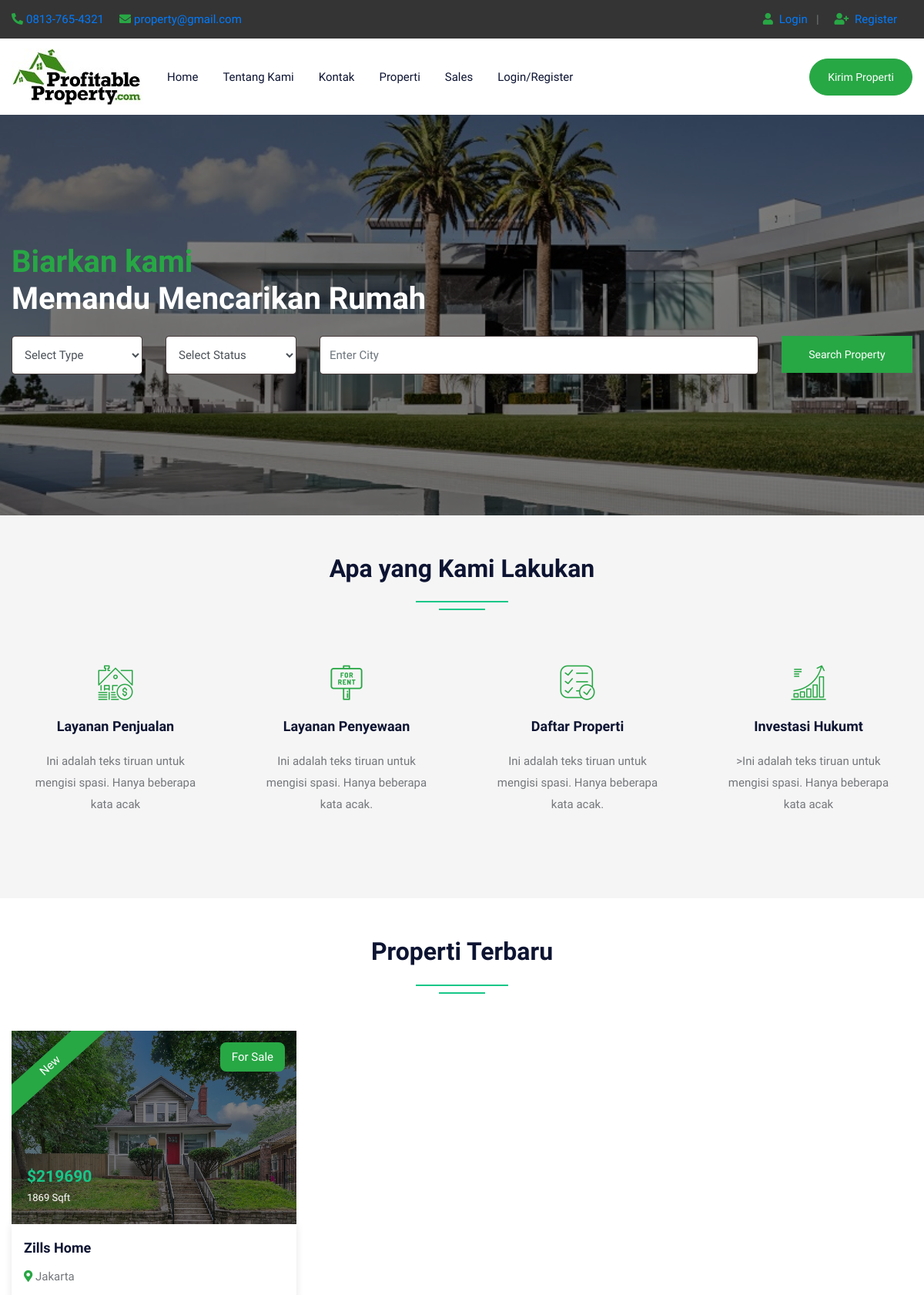
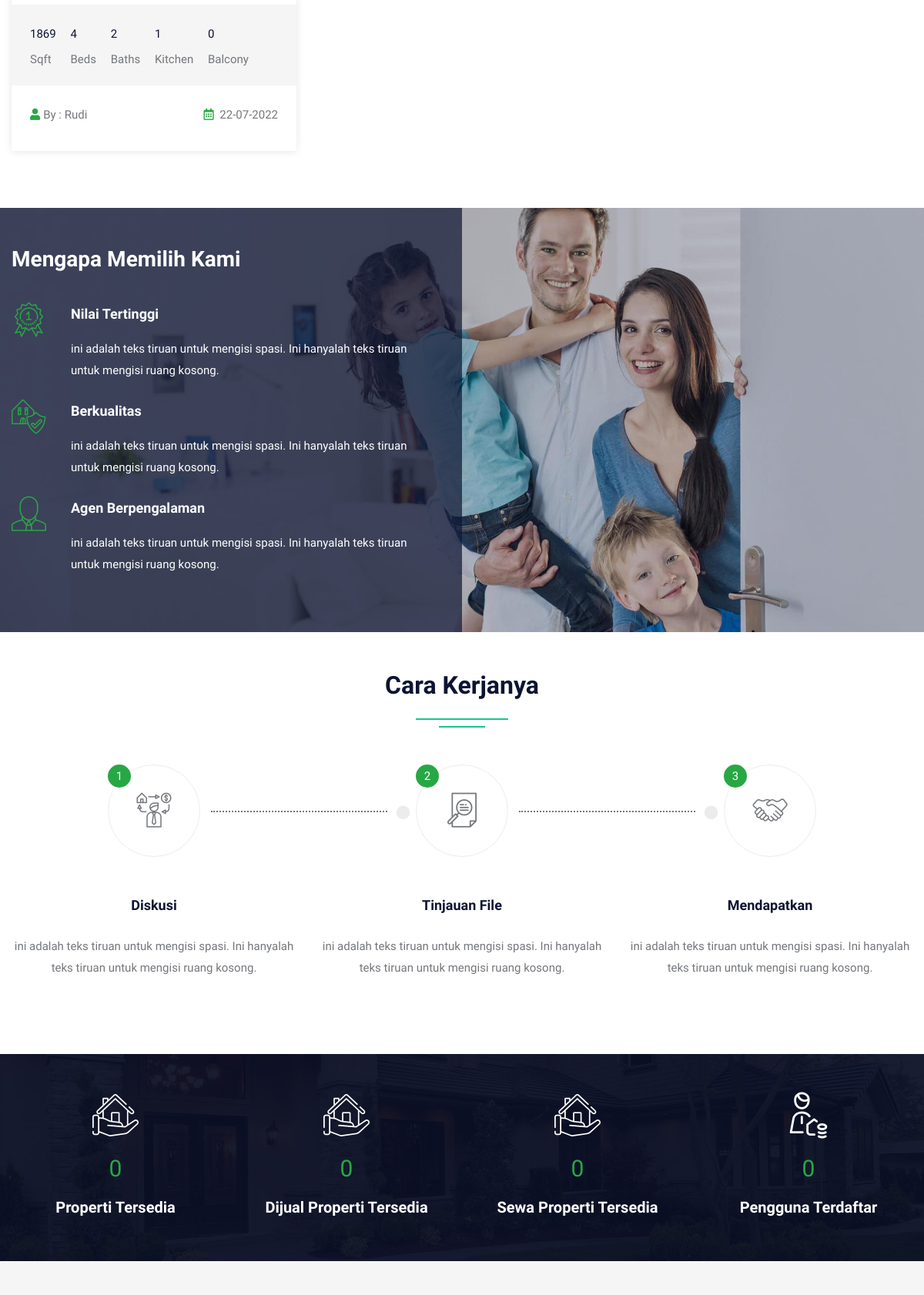
The page / (upper part) on the database its author committed (2 pictures, top to bottom).
### tables this page shows
CREATE TABLE `property` (
  `pid` int(50) NOT NULL,
  `title` varchar(200) NOT NULL,
  `pcontent` longtext NOT NULL,
  `type` varchar(100) NOT NULL,
  `bhk` varchar(50) NOT NULL,
  `stype` varchar(100) NOT NULL,
  `bedroom` int(50) NOT NULL,
  `bathroom` int(50) NOT NULL,
  `balcony` int(50) NOT NULL,
  `kitchen` int(50) NOT NULL,
  `hall` int(50) NOT NULL,
  `floor` varchar(50) NOT NULL,
  `size` int(50) NOT NULL,
  `price` int(50) NOT NULL,
  `location` varchar(200) NOT NULL,
  `city` varchar(100) NOT NULL,
  `state` varchar(100) NOT NULL,
  `feature` longtext NOT NULL,
  `pimage` varchar(300) NOT NULL,
  `pimage1` varchar(300) NOT NULL,
  `pimage2` varchar(300) NOT NULL,
  `pimage3` varchar(300) NOT NULL,
  `pimage4` varchar(300) NOT NULL,
  `uid` int(50) NOT NULL,
  `status` varchar(50) NOT NULL,
  `mapimage` varchar(300) NOT NULL,
  `topmapimage` varchar(300) NOT NULL,
  `groundmapimage` varchar(300) NOT NULL,
  `totalfloor` varchar(50) NOT NULL,
  `date` datetime NOT NULL DEFAULT current_timestamp(),
  `isFeatured` int(11) DEFAULT NULL
);

CREATE TABLE `user` (
  `uid` int(50) NOT NULL,
  `uname` varchar(100) NOT NULL,
  `uemail` varchar(100) NOT NULL,
  `uphone` varchar(20) NOT NULL,
  `upass` varchar(50) NOT NULL,
  `utype` varchar(50) NOT NULL,
  `uimage` varchar(300) NOT NULL
);

### index.php (the view, shortened to what the rows shown need)
<!DOCTYPE html>
<html lang="en">
<head>
<link rel="stylesheet" type="text/css" href="css/bootstrap.min.css">
<link rel="stylesheet" type="text/css" href="css/bootstrap-slider.css">
<link rel="stylesheet" type="text/css" href="css/jquery-ui.css">
<link rel="stylesheet" type="text/css" href="css/layerslider.css">
<link rel="stylesheet" type="text/css" href="css/color.css" id="color-change">
<link rel="stylesheet" type="text/css" href="css/owl.carousel.min.css">
<link rel="stylesheet" type="text/css" href="css/font-awesome.min.css">
<link rel="stylesheet" type="text/css" href="fonts/flaticon/flaticon.css">
<link rel="stylesheet" type="text/css" href="css/style.css">
</head>
<body>
<div id="page-wrapper">
    <div class="row">
		<?php include("include/header.php");?>
        <div class="overlay-black w-100 slider-banner1 position-relative" style="background-image: url('images/banner/images2.jpg'); background-size: cover; background-position: center center; background-repeat: no-repeat;">
            <div class="container h-100">
                <div class="row h-100 align-items-center">
                    <div class="col-lg-12">
                        <div class="text-white">
                            <h1 class="mb-4"><span class="text-success">Biarkan kami</span><br>
                            Memandu Mencarikan Rumah</h1>
                        </div>
                    </div>
                </div>
            </div>
        </div>
        <div class="full-row bg-gray">
            <div class="container">
                <div class="row">
                    <div class="col-lg-12">
                        <h2 class="text-secondary double-down-line text-center mb-5">Apa yang Kami Lakukan</h2></div>
                </div>
            </div>
        </div>
        <div class="full-row">
            <div class="container">
                <div class="row">
                    <div class="col-md-12">
                        <h2 class="text-secondary double-down-line text-center mb-4">Properti Terbaru</h2>
                    </div>
                    <div class="col-md-12">
                        <div class="tab-content mt-4" id="pills-tabContent">
                            <div class="tab-pane fade show active" id="pills-home" role="tabpanel" aria-labelledby="pills-home">
                                <div class="row">
									<?php $query=mysqli_query($con,"SELECT property.*, user.uname,user.utype,user.uimage FROM `property`,`user` WHERE property.uid=user.uid ORDER BY date DESC LIMIT 9");
										while($row=mysqli_fetch_array($query))
										{
									?>
                                    <div class="col-md-6 col-lg-4">
                                        <div class="featured-thumb hover-zoomer mb-4">
                                            <div class="overlay-black overflow-hidden position-relative"> <img src="admin/property/<?php echo $row['18'];?>" alt="pimage">
                                                <div class="featured bg-success text-white">New</div>
                                                <div class="sale bg-success text-white text-capitalize">For <?php echo $row['5'];?></div>
                                                <div class="price text-primary"><b>$<?php echo $row['13'];?> </b><span class="text-white"><?php echo $row['12'];?> Sqft</span></div>
                                            </div>
                                            <div class="featured-thumb-data shadow-one">
                                                <div class="p-3">
                                                    <h5 class="text-secondary hover-text-success mb-2 text-capitalize"><a href="propertydetail.php?pid=<?php echo $row['0'];?>"><?php echo $row['1'];?></a></h5>
                                                    <span class="location text-capitalize"><i class="fas fa-map-marker-alt text-success"></i> <?php echo $row['14'];?></span> </div>
                                                <div class="bg-gray quantity px-4 pt-4">
                                                    <ul>
                                                        <li><span><?php echo $row['12'];?></span> Sqft</li>
                                                        <li><span><?php echo $row['6'];?></span> Beds</li>
                                                        <li><span><?php echo $row['7'];?></span> Baths</li>
                                                        <li><span><?php echo $row['9'];?></span> Kitchen</li>
                                                        <li><span><?php echo $row['8'];?></span> Balcony</li>
                                                    </ul>
                                                </div>
                                                <div class="p-4 d-inline-block w-100">
                                                    <div class="float-left text-capitalize"><i class="fas fa-user text-success mr-1"></i>By : <?php echo $row['uname'];?></div>
                                                    <div class="float-right"><i class="far fa-calendar-alt text-success mr-1"></i> <?php echo date('d-m-Y', strtotime($row['date']));?></div>
                                                </div>
                                            </div>
                                        </div>
                                    </div>
									<?php } ?>
                                </div>
                            </div>
                        </div>
                    </div>
                </div>
            </div>
        </div>
        <div class="full-row">
            <div class="container">
                <div class="row">
                    <div class="col-lg-12">
                        <h2 class="text-secondary double-down-line text-center mb-5">Cara Kerjanya</h2>
                        </div>
                </div>
            </div>
        </div>
    </div>
</div>
</body>
</html>

### rows shown on the page
property: pimage (picture), stype "Sale", price "219690", size "1869", title "Zills Home", location "Jakarta", bedroom "4", bathroom "2", kitchen "1", balcony "0", uid.uname "Rudi", date "22-07-2022"
